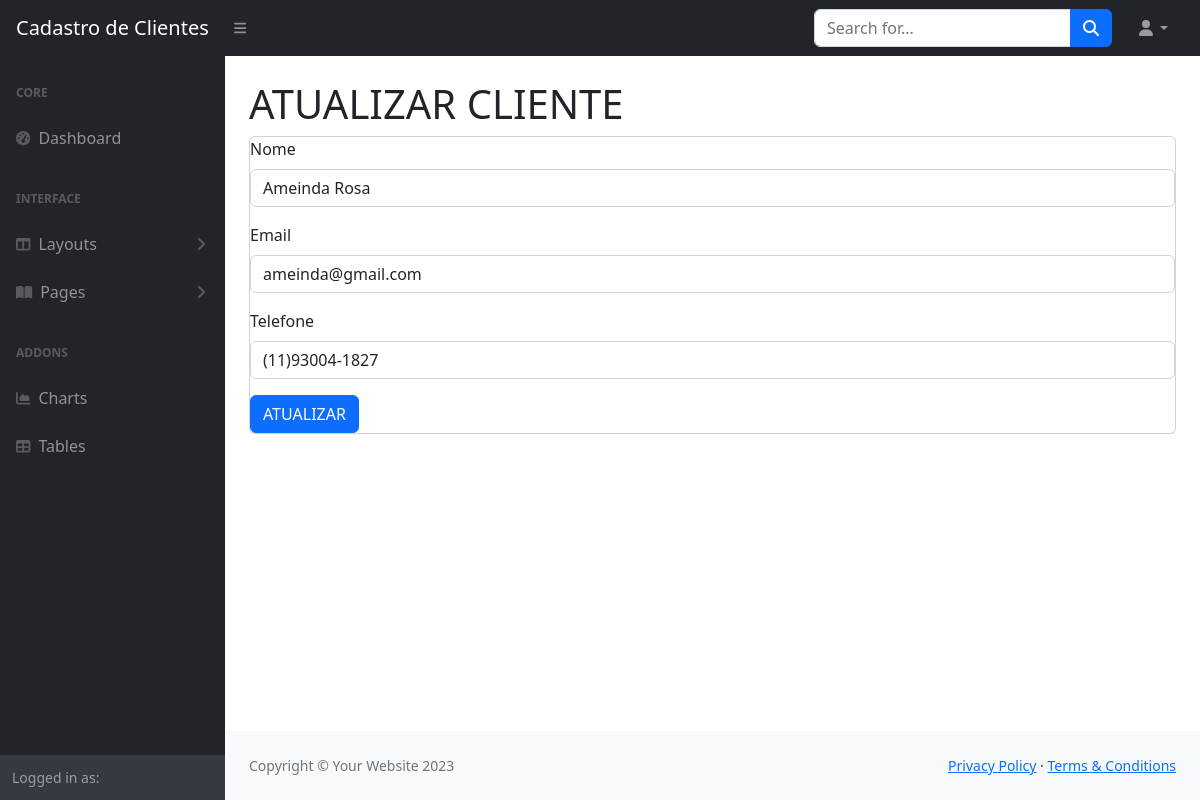
The page /painel/atualiza_cliente.php?id=1 on the database as committed earlier.
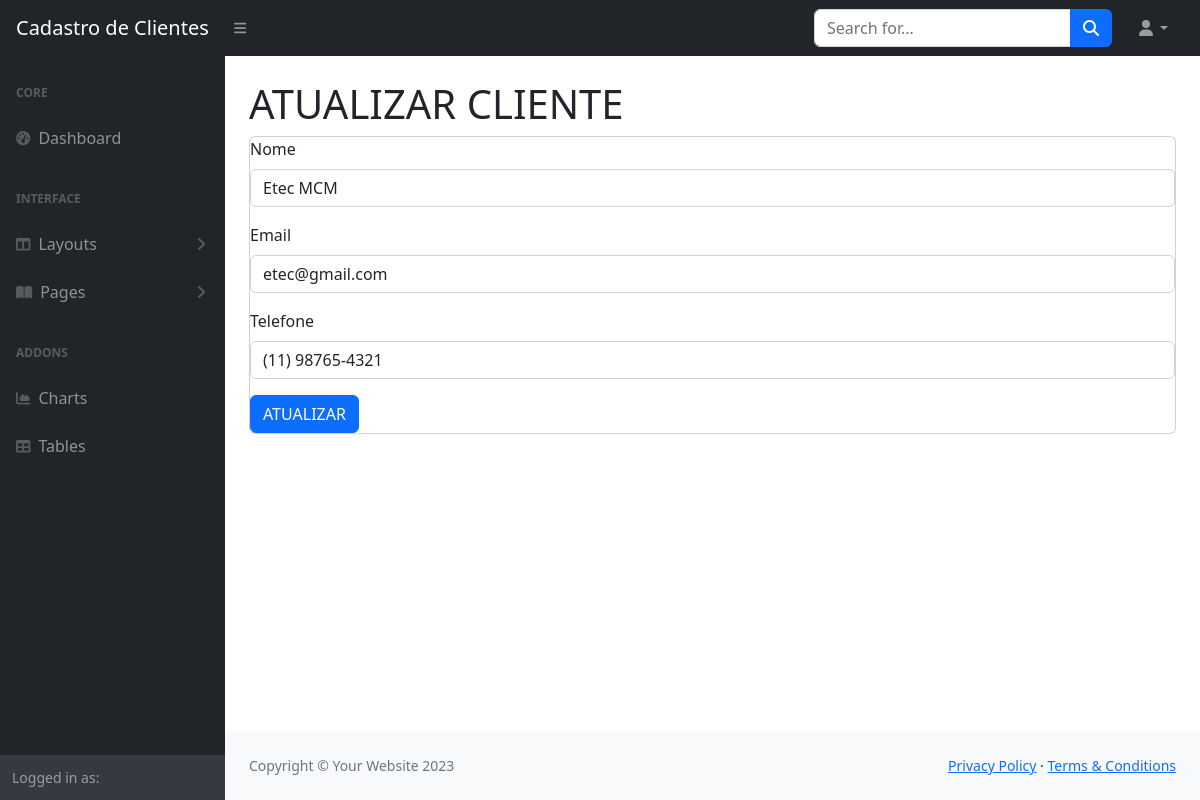
The same page on the database as committed later.
### tables this page shows
CREATE TABLE `clientes` (
  `id_cliente` int(11) NOT NULL,
  `nome_cliente` varchar(255) NOT NULL,
  `email_cliente` varchar(255) NOT NULL,
  `telefone` varchar(255) NOT NULL
);

### painel/atualiza_cliente.php (the view, shortened to what this page needs)
<?php
    include 'conecta.php';
    include 'menu.php';
    $id = $_GET['id'];
    $sql = "SELECT * FROM clientes WHERE id_cliente = '$id'";
    $consulta = $conexao->query($sql);
    $dados = $consulta->fetch_assoc();
?>
            <div id="layoutSidenav_content">
                <main>
                    <div class="container-fluid px-4">
                        <h1 class="mt-4">ATUALIZAR CLIENTE</h1>
                        <div class="card mb-4">
                            <form action="processa_atualiza_cliente.php?id=<?php echo $id; ?>" method="POST">
                                <div class="mb-3">
                                    <label class="form-label">Nome</label>
                                    <input name="nome_novo" type="text" class="form-control" value="<?php echo $dados['nome_cliente']; ?>">
                                </div>
                                <div class="mb-3">
                                    <label class="form-label">Email</label>
                                    <input name="email_novo" type="email" class="form-control" value="<?php echo $dados['email_cliente']; ?>">
                                </div>
                                <div class="mb-3">
                                    <label class="form-label">Telefone</label>
                                    <input name="telefone_novo" type="text" class="form-control" value="<?php echo $dados['telefone']; ?>">
                                </div>
                                <button type="submit" class="btn btn-primary">ATUALIZAR</button>
                            </form>
                        </div>
                    </div>
                </main>
                <footer class="py-4 bg-light mt-auto">
                    <div class="container-fluid px-4">
                        <div class="d-flex align-items-center justify-content-between small">
                            <div class="text-muted">Copyright &copy; Your Website 2023</div>
                            <div>
                                <a href="#">Privacy Policy</a>
                                &middot;
                                <a href="#">Terms &amp; Conditions</a>
                            </div>
                        </div>
                    </div>
                </footer>
            </div>
        </div>
    </body>
</html>

Rows that differ between the two databases and show on the page:
changed clientes: nome_novo "Ameinda Rosa" → "Etec MCM"; email_novo "ameinda@gmail.com" → "etec@gmail.com"; telefone_novo "(11)93004-1827" → "(11) 98765-4321"
